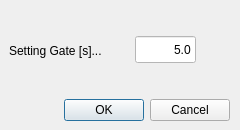
<?xml version="1.0" encoding="UTF-8"?>
<ui version="4.0">
 <class>GateDialog</class>
 <widget class="QDialog" name="GateDialog">
  <property name="geometry">
   <rect>
    <x>0</x>
    <y>0</y>
    <width>240</width>
    <height>130</height>
   </rect>
  </property>
  <property name="windowTitle">
   <string>Dialog</string>
  </property>
  <widget class="QDialogButtonBox" name="buttonBox">
   <property name="geometry">
    <rect>
     <x>9</x>
     <y>90</y>
     <width>221</width>
     <height>41</height>
    </rect>
   </property>
   <property name="orientation">
    <enum>Qt::Horizontal</enum>
   </property>
   <property name="standardButtons">
    <set>QDialogButtonBox::Cancel|QDialogButtonBox::Ok</set>
   </property>
  </widget>
  <widget class="QLabel" name="label">
   <property name="geometry">
    <rect>
     <x>9</x>
     <y>42</y>
     <width>131</width>
     <height>17</height>
    </rect>
   </property>
   <property name="text">
    <string>Setting Gate [s]...</string>
   </property>
  </widget>
  <widget class="QLineEdit" name="lineEdit">
   <property name="geometry">
    <rect>
     <x>135</x>
     <y>36</y>
     <width>61</width>
     <height>27</height>
    </rect>
   </property>
   <property name="styleSheet">
    <string notr="true">background-color: rgb(255, 255, 255);</string>
   </property>
   <property name="text">
    <string>5.0</string>
   </property>
   <property name="alignment">
    <set>Qt::AlignRight|Qt::AlignTrailing|Qt::AlignVCenter</set>
   </property>
  </widget>
 </widget>
 <resources/>
 <connections>
  <connection>
   <sender>buttonBox</sender>
   <signal>accepted()</signal>
   <receiver>GateDialog</receiver>
   <slot>accept()</slot>
   <hints>
    <hint type="sourcelabel">
     <x>248</x>
     <y>254</y>
    </hint>
    <hint type="destinationlabel">
     <x>157</x>
     <y>274</y>
    </hint>
   </hints>
  </connection>
  <connection>
   <sender>buttonBox</sender>
   <signal>rejected()</signal>
   <receiver>GateDialog</receiver>
   <slot>reject()</slot>
   <hints>
    <hint type="sourcelabel">
     <x>316</x>
     <y>260</y>
    </hint>
    <hint type="destinationlabel">
     <x>286</x>
     <y>274</y>
    </hint>
   </hints>
  </connection>
 </connections>
</ui>
